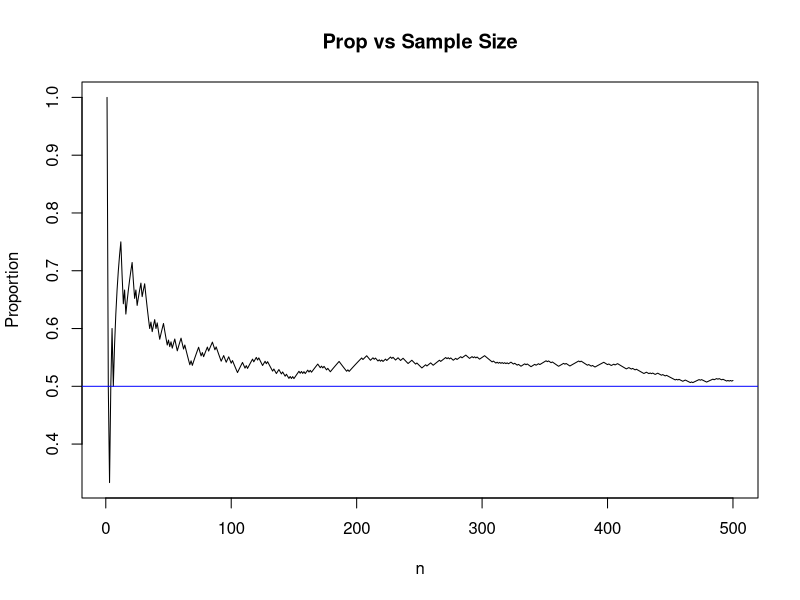

Generate this figure with R:
## ---- chunk 1
n<-500 ##make this big, but not too big otherwise picture is difficult to see

set.seed(23)

X<-rbinom(n,1,0.5) ##simulate 500 flips of fair coin

totals<-cumsum(X) ##count total number of heads after each flip
index<-1:n
props<-totals/index ##find proportion of heads after each flip

##create visual. LLN says that as n gets larger, the value of the sample proportion tends to get closer to 0.5
plot(props, type="l", main="Prop vs Sample Size", ylab="Proportion", xlab="n")
abline(h=0.5, col="blue") ##overlay 0.5 for easy comparison
## ---- chunk 2
set.seed(5)

reps<-10000 ## this is M

Xs<-rnorm(reps) ##generate M values of X

squared.values<-Xs^2 ##square each X

mean(squared.values) ##sample average of squared values. 

##when reps is large, this sample mean should be close to the true E(X^2), which is 1
## ---- chunk 3
set.seed(5)

reps<-10000 ## this is M

Xs<-rnorm(reps) ##generate M values of X

squared.values<-Xs^2 ##square each X

sum(squared.values>1)/reps ##count the number of times X^2 is greater than 1, and divide by M

##when reps is large, this proportion should be close to
1-pchisq(1, df=1)
##it turns out that squaring a standard normal gives a chi-squared distribution with 1 df.
